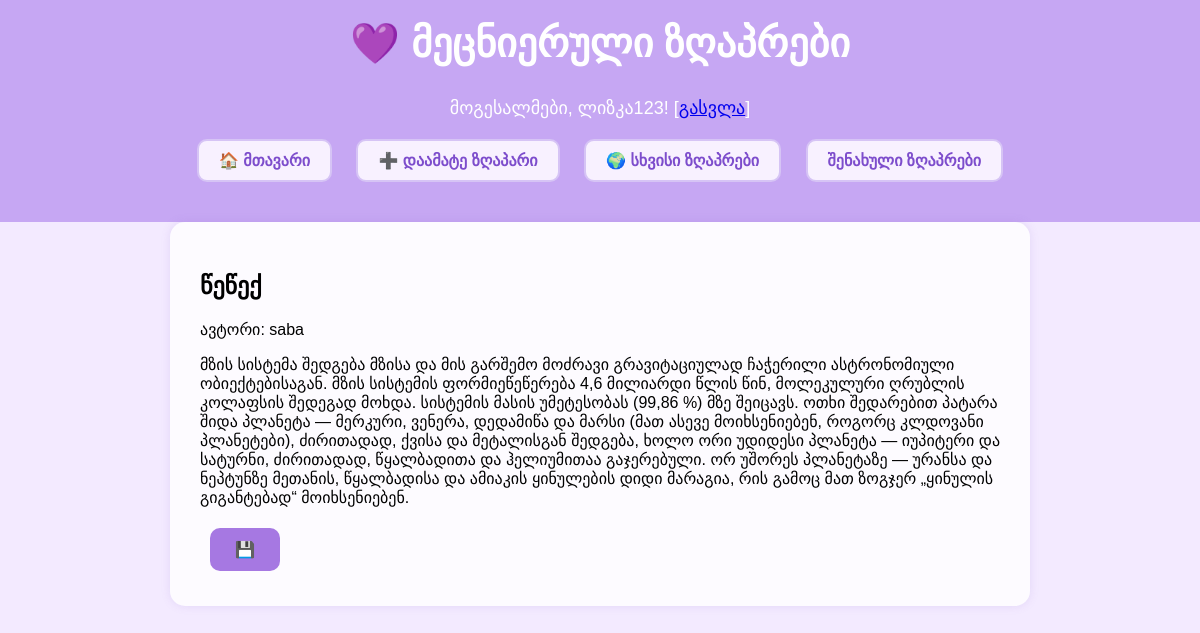
The page /view/3 (signed in) on the database its author committed.
### models.py (models this page shows, shortened)
class User(UserMixin, db.Model):
    id = db.Column(db.Integer, primary_key=True)
    username = db.Column(db.String(150), nullable=False)
    password = db.Column(db.String(150), nullable=False)
    stories = db.relationship('Story', backref='author', lazy=True)
    liked_stories = db.relationship('Like', back_populates='user', lazy=True)
    saved_stories = db.relationship('SavedStory', backref='user', lazy=True)

class Story(db.Model):
    id = db.Column(db.Integer, primary_key=True)
    title = db.Column(db.String(200), nullable=False)
    content = db.Column(db.Text, nullable=False)
    user_id = db.Column(db.Integer, db.ForeignKey('user.id'), nullable=False)
    likes = db.relationship('Like', back_populates='story', lazy=True)
    saves = db.relationship('SavedStory', backref='story', lazy=True)

### main.py (the view)
@app.route('/view/<int:story_id>')
@login_required
def view(story_id):
    story = Story.query.get_or_404(story_id)
    return render_template('view_story.html', story=story)

### main.py (called while the page is built)
@login_manager.user_loader
def load_user(user_id):
    return User.query.get(int(user_id))

### templates/view_story.html (shortened to what this page needs)
{% extends "base.html" %}
{% block content %}
<div class="container mt-4">
    <h2>{{ story.title }}</h2>
    <p class="text-muted">ავტორი: {{ story.author.username }}</p>
    <div class="card p-3 mb-3">
        <p>{{ story.content }}</p>
    </div>
        <form action="{{ url_for('save_story', story_id=story.id) }}" method="POST" style="display:inline;">
            <button type="submit" class="btn btn-outline-primary">💾</button>
        </form>
    </div>
{% endblock %}

### templates/base.html (shortened to what this page needs)
<!DOCTYPE html>
<html lang="ka">
<head>
    <link rel="stylesheet" href="{{ url_for('static', filename='style.css') }}">
</head>
<body>
    <header>
        <h1 class="main-title">💜 მეცნიერული ზღაპრები</h1>
        {% if current_user.is_authenticated %}
            <p class="welcome">მოგესალმები, {{ current_user.username }}! [<a href="{{ url_for('auth.logout') }}">გასვლა</a>]</p>
            <nav class="top-nav">
                <a class="nav-button" href="{{ url_for('home') }}">🏠 მთავარი</a>
                <a class="nav-button" href="{{ url_for('add') }}">➕ დაამატე ზღაპარი</a>
                <a class="nav-button" href="{{ url_for('others') }}">🌍 სხვისი ზღაპრები</a>
                <a class="btn btn-light border mx-1" href="{{ url_for('saved_stories') }}">შენახული ზღაპრები</a>
            </nav>
        {% else %}
            <nav class="top-nav">
                <a class="nav-button" href="{{ url_for('auth.login') }}">🔒 შესვლა</a>
                <a class="nav-button" href="{{ url_for('auth.signup') }}">📝 რეგისტრაცია</a>
            </nav>
        {% endif %}
    </header>
    <main>
        {% block content %}{% endblock %}
    </main>
</body>
</html>

### static/style.css (style rules this page uses)
body { font-family: "Arial", sans-serif; background-color: #f3eaff; margin: 0; padding: 0; }
header { background-color: #c6a7f3; padding: 20px 20px 40px 20px; text-align: center; color: white; }
header h1 { margin: 0; font-size: 40px; font-weight: bold; }
header p { margin-top: 30px; font-size: 18px; font-weight: 500; }
nav { margin-top: 20px; }
nav a { text-decoration: none; color: #7d4dcc; background-color: #f8f1ff; border: 2px solid #d6c4f5; border-radius: 10px; padding: 10px 20px; margin: 0 10px; font-weight: bold; font-size: 16px; transition: background-color 0.3s, color 0.3s, border 0.3s; display: inline-block; }
main { padding: 30px; max-width: 800px; margin: auto; background-color: #fdfbff; border-radius: 15px; box-shadow: 0 0 10px rgba(139, 98, 201, 0.15); }
button, input[type="submit"] { background-color: #a678e2; color: white; padding: 12px 25px; border: none; border-radius: 10px; cursor: pointer; font-size: 16px; font-weight: bold; transition: background-color 0.3s ease; margin: 5px 10px; }

### rows shown on the page
User: username "ლიზკა123"
Story: title "წეწექ", content "მზის სისტემა შედგება მზისა და მის გარშემო მოძრავი გრავიტაციულად ჩაჭერილი ასტრონომიული ობიექტებისაგან. მზის სისტემის ფორმიეწეწერება 4,6 მილიარდი წლის წინ, მოლეკულური ღრუბლის კოლაფსის შედეგად მოხდა. სისტემის მასის უმეტესობას (99,86 %) მზე შეიცავს. ოთხი შედარებით პატარა შიდა პლანეტა — მერკური, ვენერა, დედამიწა და მარსი (მათ ასევე მოიხსენიებენ, როგორც კლდოვანი პლანეტები), ძირითადად, ქვისა და მეტალისგან შედგება, ხოლო ორი უდიდესი პლანეტა — იუპიტერი და სატურნი, ძირითადად, წყალბადითა და ჰელიუმითაა გაჯერებული. ორ უშორეს პლანეტაზე — ურანსა და ნეპტუნზე მეთანის, წყალბადისა და ამიაკის ყინულების დიდი მარაგია, რის გამოც მათ ზოგჯერ „ყინულის გიგანტებად“ მოიხსენიებენ."
User: author.username "saba"
